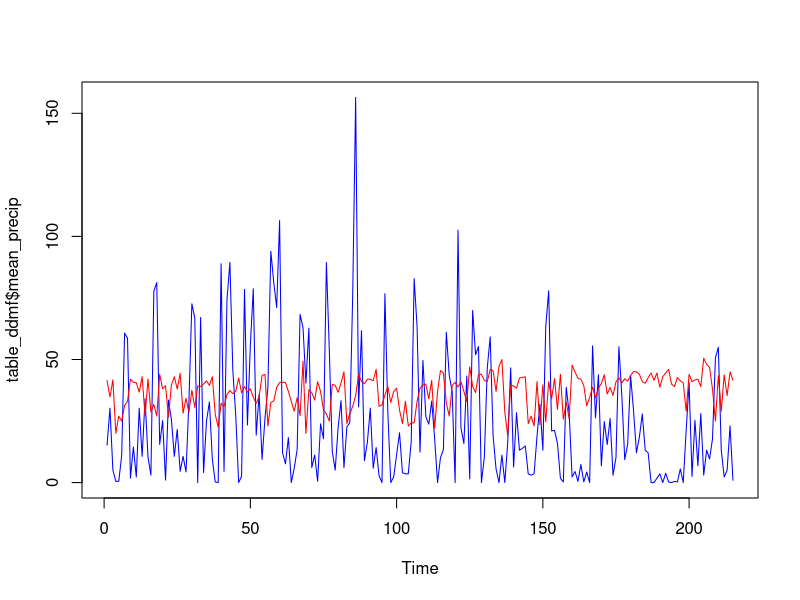

This chart was generated by the following R code:
setwd('/Users/pablolechon/Desktop/Imperial/CMEECourseWork/Week5/Code/')
rm(list = ls())
library(plyr)

d = read.csv('../Data/dessert.txt')


#With DM
ddm = subset(d, d$species=='DM')
ddmf = subset(ddm, ddm$sex == 'F')
ddmm = subset(ddm, ddm$sex == 'M')

#Removing repeated values
ddmf = dplyr::distinct(ddmf, tag = ddmf$tag, .keep_all = T)
ddmm = dplyr::distinct(ddmm, tag = ddmm$tag, .keep_all = T)

#Rewriting months
#ddmf
for (i in seq(length(ddmf$mo))){
  if (nchar(as.character(ddmf$mo[i])) == 1){
    ddmf$mo[i] = paste(0,ddmf$mo[i], sep = '')
  }
  else{
    ddmf$mo[i] = as.character(ddmf$mo[i])
  }
}

#ddmm
#ddmf
for (i in seq(length(ddmm$mo))){
  if (nchar(as.character(ddmm$mo[i])) == 1){
    ddmm$mo[i] = paste(0,ddmm$mo[i], sep = '')
  }
  else{
    ddmm$mo[i] = as.character(ddmm$mo[i])
  }
}

#Calculating the mean per month
ddmf$date = paste(ddmf$yr, ddmf$mo, sep = '')
ddmm$date = paste(ddmm$yr, ddmf$mo, sep = '')

#Converting date column to a number
ddmf$date = sapply(ddmf$date,  as.numeric)
ddmm$date = sapply(ddmm$date,  as.numeric)

dplyr::tbl_df(ddmf);dplyr::tbl_df(ddmm)



table_ddmf = ddply(ddmf, .(date), summarize,
      mean_wgt = mean(wgt, na.rm = T),
      mean_precip = mean(precip, na.rm = T))

table_ddmm = ddply(ddmm, .(date), summarize,
                   mean_wgt = mean(wgt, na.rm = T),
                   mean_precip = mean(precip, na.rm = T))
#Plots
plot(seq(length(table_ddmf$mean_precip)), table_ddmf$mean_precip,
     type = 'l',lty = 1, col = 'blue', 
     xlab = 'Time')
lines(seq(length(table_ddmf$mean_precip)), table_ddmf$mean_wgt, 
      type = 'l',lty = 1, col = 'red', yaxt='n', ann=FALSE)
